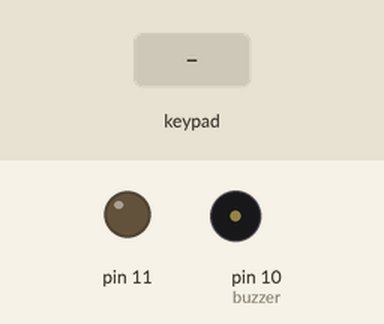
Recording of a sketch running on a simulated Arduino Uno, built with avr-gcc and run on an emulated ATmega328P. Shown: output pins drawn as LEDs (lit = HIGH), buzzer (waves = sounding, pin HIGH). The test bench sets the inputs (shaded band). EEPROM starts erased; pins used as bus, display or sensor lines are not drawn; what the sketch prints to the serial monitor is not drawn.

Above: at 3.2 s.
3.3 s: keypad keys 1 2 3 4 pressed 0.4 s apart
At 5.8 s:
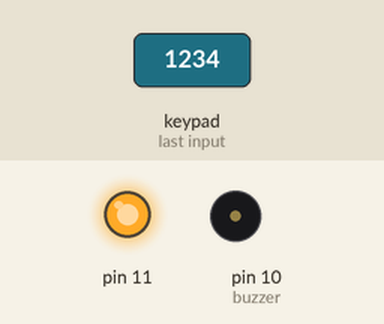
6.4 s: key 'A' pressed
At 9.2 s:
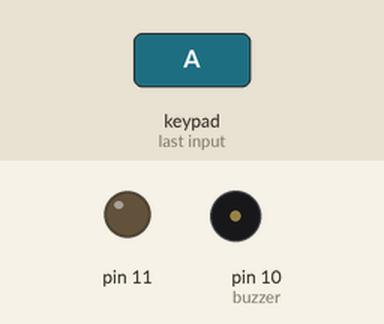
9.4 s: key 'B' pressed
At 9.8 s:
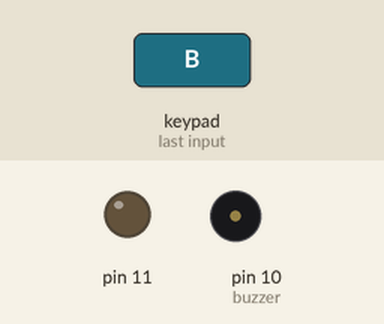
10.9 s: keypad keys 1 2 3 4 # pressed 0.4 s apart
15.3 s: key 'C' pressed
At 16.5 s:
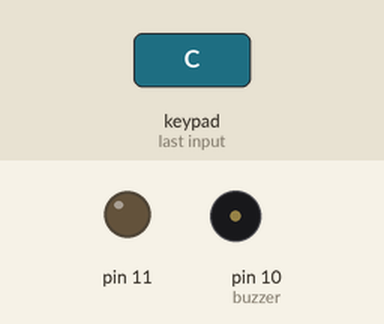
16.8 s: keypad keys 1 2 3 4 * pressed 0.4 s apart
Timing chart, 0 to 23.0 s (numbered marks = the images above; inputs shaded):
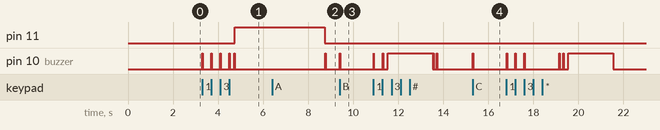

Measured:
- after the input at 3.3 s, pin 11: LOW → HIGH after 1.4 s; pin 10 (buzzer): goes 3 × (HIGH 0.02 s, LOW 0.38 s), HIGH 0.02 s, LOW 0.20 s, HIGH 0.02 s, then LOW, starting at once
- after the input at 6.4 s, pin 10 (buzzer): LOW → HIGH after 2.4 s, → LOW 0.02 s later
- after the input at 9.4 s, pin 10 (buzzer): LOW → HIGH at once, → LOW 0.02 s later
- after the input at 15.3 s, pin 10 (buzzer): LOW → HIGH at once, → LOW 0.02 s later

The sketch:

lol.ino
```cpp
#include <Keypad.h>
#include<LiquidCrystal.h>
#include<EEPROM.h>

char password[4];
char pass[4],pass1[4];
int i=0;
char customKey=0;
const byte ROWS = 4; //four rows
const byte COLS = 4; //four columns
char hexaKeys[ROWS][COLS] = {
{'1','2','3','A'},
{'4','5','6','B'},
{'7','8','9','C'},
{'*','0','#','D'}
};
byte rowPins[ROWS] = {A0,A1,A2,A3}; //connect to the row pinouts of the keypad
byte colPins[COLS] = {A4,A5,3,2};   //connect to the column pinouts of the keypad
//initialize an instance of class NewKeypad
Keypad customKeypad = Keypad( makeKeymap(hexaKeys), rowPins, colPins, ROWS, COLS);
int led;
int buzzer = 10;
int m11;
int m12;
void setup()
{
  Serial.begin(9600);
  pinMode(11, OUTPUT);


  pinMode(led, OUTPUT);
  pinMode(buzzer, OUTPUT);
  pinMode(m11, OUTPUT);
  pinMode(m12, OUTPUT);

  Serial.print(" Electronic ");


  Serial.print(" Keypad Lock ");
  delay(2000);

  Serial.println("Enter Ur Passkey:");

  for(int j=0;j<4;j++)
    EEPROM.write(j, j+49);
  for(int j=0;j<4;j++)
    pass[j]=EEPROM.read(j);
}

void loop()
{
  digitalWrite(11, LOW);
  customKey = customKeypad.getKey();
  if(customKey=='#')
    change();
  if (customKey)
  {
    password[i++]=customKey;

    Serial.print(customKey);
    beep();
  }
  if(i==4)
  {
    delay(200);
    for(int j=0;j<4;j++)
      pass[j]=EEPROM.read(j);
    if(!(strncmp(password, pass,4)))
    {
      digitalWrite(led, HIGH);
      beep();

      Serial.println("Passkey Accepted");
      digitalWrite(11, HIGH);
      delay(2000);

      Serial.println("#.Change Passkey");
      delay(2000);

      Serial.println("Enter Passkey:");

      i=0;
      digitalWrite(led, LOW);
    }
    else
    {
      digitalWrite(11, LOW);
      digitalWrite(buzzer, HIGH);

      Serial.println("Access Denied...");

      Serial.println("#.Change Passkey");
      delay(2000);

      Serial.println("Enter Passkey:");

      i=0;
      digitalWrite(buzzer, LOW);
    }
  }
}
void change()
{
  int j=0;

  Serial.println("UR Current Passk");

  while(j<4)
  {
    char key=customKeypad.getKey();
    if(key)
    {
      pass1[j++]=key;

      Serial.print(key);
      beep();
    }
    key=0;
  }
  delay(500);

  if((strncmp(pass1, pass, 4)))
  {

    Serial.println("Wrong Passkey...");

    Serial.println("Better Luck Again");
    delay(1000);
  }
  else
  {
    j=0;

    Serial.println("Enter New Passk:");

    while(j<4)
    {
      char key=customKeypad.getKey();
      if(key)
      {
        pass[j]=key;

        Serial.print(key);
        EEPROM.write(j,key);
        j++;
        beep();
      }
    }

    Serial.println(" Done......");
    delay(1000);
  }

  Serial.println("Enter Ur Passk:");

  customKey=0;
}
void beep()
{
  digitalWrite(buzzer, HIGH);
  delay(20);
  digitalWrite(buzzer, LOW);
}
```
